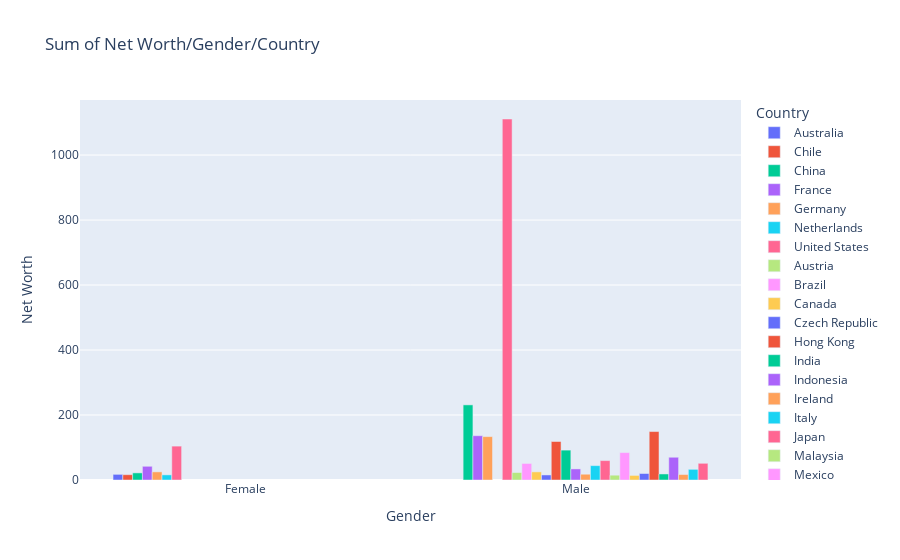

The notebook cell this image was saved under:
### Code cell
df2 = f_b100.groupby(['Gender','Country'],as_index=False)['Net Worth'].sum()
fig = px.bar(data_frame= df2, x='Gender',y='Net Worth', color='Country', barmode='group',title='Sum of Net Worth/Gender/Country')
fig.show()

### Figure 1 — Plotly figure (JSON) as saved in the notebook; plotly's stock layout.template omitted (floating-point values rounded to 4 significant figures)
{"data": [{"alignmentgroup": "True", "hovertemplate": "Country=Australia<br>Gender=%{x}<br>Net Worth=%{y}<extra></extra>", "legendgroup": "Australia", "marker": {"color": "#636efa", "pattern": {"shape": ""}}, "name": "Australia", "offsetgroup": "Australia", "orientation": "v", "showlegend": true, "textposition": "auto", "type": "bar", "x": ["Female"], "xaxis": "x", "y": [17.4], "yaxis": "y"}, {"alignmentgroup": "True", "hovertemplate": "Country=Chile<br>Gender=%{x}<br>Net Worth=%{y}<extra></extra>", "legendgroup": "Chile", "marker": {"color": "#EF553B", "pattern": {"shape": ""}}, "name": "Chile", "offsetgroup": "Chile", "orientation": "v", "showlegend": true, "textposition": "auto", "type": "bar", "x": ["Female"], "xaxis": "x", "y": [16.3], "yaxis": "y"}, {"alignmentgroup": "True", "hovertemplate": "Country=China<br>Gender=%{x}<br>Net Worth=%{y}<extra></extra>", "legendgroup": "China", "marker": {"color": "#00cc96", "pattern": {"shape": ""}}, "name": "China", "offsetgroup": "China", "orientation": "v", "showlegend": true, "textposition": "auto", "type": "bar", "x": ["Female", "Male"], "xaxis": "x", "y": [21.9, 231.2], "yaxis": "y"}, {"alignmentgroup": "True", "hovertemplate": "Country=France<br>Gender=%{x}<br>Net Worth=%{y}<extra></extra>", "legendgroup": "France", "marker": {"color": "#ab63fa", "pattern": {"shape": ""}}, "name": "France", "offsetgroup": "France", "orientation": "v", "showlegend": true, "textposition": "auto", "type": "bar", "x": ["Female", "Male"], "xaxis": "x", "y": [42.2, 136.3], "yaxis": "y"}, {"alignmentgroup": "True", "hovertemplate": "Country=Germany<br>Gender=%{x}<br>Net Worth=%{y}<extra></extra>", "legendgroup": "Germany", "marker": {"color": "#FFA15A", "pattern": {"shape": ""}}, "name": "Germany", "offsetgroup": "Germany", "orientation": "v", "showlegend": true, "textposition": "auto", "type": "bar", "x": ["Female", "Male"], "xaxis": "x", "y": [25, 133.5], "yaxis": "y"}, {"alignmentgroup": "True", "hovertemplate": "Country=Netherlands<br>Gender=%{x}<br>Net Worth=%{y}<extra></extra>", "legendgroup": "Netherlands", "marker": {"color": "#19d3f3", "pattern": {"shape": ""}}, "name": "Netherlands", "offsetgroup": "Netherlands", "orientation": "v", "showlegend": true, "textposition": "auto", "type": "bar", "x": ["Female"], "xaxis": "x", "y": [15.8], "yaxis": "y"}, {"alignmentgroup": "True", "hovertemplate": "Country=United States<br>Gender=%{x}<br>Net Worth=%{y}<extra></extra>", "legendgroup": "United States", "marker": {"color": "#FF6692", "pattern": {"shape": ""}}, "name": "United States", "offsetgroup": "United States", "orientation": "v", "showlegend": true, "textposition": "auto", "type": "bar", "x": ["Female", "Male"], "xaxis": "x", "y": [104.3, 1111], "yaxis": "y"}, {"alignmentgroup": "True", "hovertemplate": "Country=Austria<br>Gender=%{x}<br>Net Worth=%{y}<extra></extra>", "legendgroup": "Austria", "marker": {"color": "#B6E880", "pattern": {"shape": ""}}, "name": "Austria", "offsetgroup": "Austria", "orientation": "v", "showlegend": true, "textposition": "auto", "type": "bar", "x": ["Male"], "xaxis": "x", "y": [23], "yaxis": "y"}, {"alignmentgroup": "True", "hovertemplate": "Country=Brazil<br>Gender=%{x}<br>Net Worth=%{y}<extra></extra>", "legendgroup": "Brazil", "marker": {"color": "#FF97FF", "pattern": {"shape": ""}}, "name": "Brazil", "offsetgroup": "Brazil", "orientation": "v", "showlegend": true, "textposition": "auto", "type": "bar", "x": ["Male"], "xaxis": "x", "y": [50.9], "yaxis": "y"}, {"alignmentgroup": "True", "hovertemplate": "Country=Canada<br>Gender=%{x}<br>Net Worth=%{y}<extra></extra>", "legendgroup": "Canada", "marker": {"color": "#FECB52", "pattern": {"shape": ""}}, "name": "Canada", "offsetgroup": "Canada", "orientation": "v", "showlegend": true, "textposition": "auto", "type": "bar", "x": ["Male"], "xaxis": "x", "y": [25], "yaxis": "y"}, {"alignmentgroup": "True", "hovertemplate": "Country=Czech Republic<br>Gender=%{x}<br>Net Worth=%{y}<extra></extra>", "legendgroup": "Czech Republic", "marker": {"color": "#636efa", "pattern": {"shape": ""}}, "name": "Czech Republic", "offsetgroup": "Czech Republic", "orientation": "v", "showlegend": true, "textposition": "auto", "type": "bar", "x": ["Male"], "xaxis": "x", "y": [15.5], "yaxis": "y"}, {"alignmentgroup": "True", "hovertemplate": "Country=Hong Kong<br>Gender=%{x}<br>Net Worth=%{y}<extra></extra>", "legendgroup": "Hong Kong", "marker": {"color": "#EF553B", "pattern": {"shape": ""}}, "name": "Hong Kong", "offsetgroup": "Hong Kong", "orientation": "v", "showlegend": true, "textposition": "auto", "type": "bar", "x": ["Male"], "xaxis": "x", "y": [118.5], "yaxis": "y"}, {"alignmentgroup": "True", "hovertemplate": "Country=India<br>Gender=%{x}<br>Net Worth=%{y}<extra></extra>", "legendgroup": "India", "marker": {"color": "#00cc96", "pattern": {"shape": ""}}, "name": "India", "offsetgroup": "India", "orientation": "v", "showlegend": true, "textposition": "auto", "type": "bar", "x": ["Male"], "xaxis": "x", "y": [92], "yaxis": "y"}, {"alignmentgroup": "True", "hovertemplate": "Country=Indonesia<br>Gender=%{x}<br>Net Worth=%{y}<extra></extra>", "legendgroup": "Indonesia", "marker": {"color": "#ab63fa", "pattern": {"shape": ""}}, "name": "Indonesia", "offsetgroup": "Indonesia", "orientation": "v", "showlegend": true, "textposition": "auto", "type": "bar", "x": ["Male"], "xaxis": "x", "y": [34.1], "yaxis": "y"}, {"alignmentgroup": "True", "hovertemplate": "Country=Ireland<br>Gender=%{x}<br>Net Worth=%{y}<extra></extra>", "legendgroup": "Ireland", "marker": {"color": "#FFA15A", "pattern": {"shape": ""}}, "name": "Ireland", "offsetgroup": "Ireland", "orientation": "v", "showlegend": true, "textposition": "auto", "type": "bar", "x": ["Male"], "xaxis": "x", "y": [17.8], "yaxis": "y"}, {"alignmentgroup": "True", "hovertemplate": "Country=Italy<br>Gender=%{x}<br>Net Worth=%{y}<extra></extra>", "legendgroup": "Italy", "marker": {"color": "#19d3f3", "pattern": {"shape": ""}}, "name": "Italy", "offsetgroup": "Italy", "orientation": "v", "showlegend": true, "textposition": "auto", "type": "bar", "x": ["Male"], "xaxis": "x", "y": [44.2], "yaxis": "y"}, {"alignmentgroup": "True", "hovertemplate": "Country=Japan<br>Gender=%{x}<br>Net Worth=%{y}<extra></extra>", "legendgroup": "Japan", "marker": {"color": "#FF6692", "pattern": {"shape": ""}}, "name": "Japan", "offsetgroup": "Japan", "orientation": "v", "showlegend": true, "textposition": "auto", "type": "bar", "x": ["Male"], "xaxis": "x", "y": [59.7], "yaxis": "y"}, {"alignmentgroup": "True", "hovertemplate": "Country=Malaysia<br>Gender=%{x}<br>Net Worth=%{y}<extra></extra>", "legendgroup": "Malaysia", "marker": {"color": "#B6E880", "pattern": {"shape": ""}}, "name": "Malaysia", "offsetgroup": "Malaysia", "orientation": "v", "showlegend": true, "textposition": "auto", "type": "bar", "x": ["Male"], "xaxis": "x", "y": [14.8], "yaxis": "y"}, {"alignmentgroup": "True", "hovertemplate": "Country=Mexico<br>Gender=%{x}<br>Net Worth=%{y}<extra></extra>", "legendgroup": "Mexico", "marker": {"color": "#FF97FF", "pattern": {"shape": ""}}, "name": "Mexico", "offsetgroup": "Mexico", "orientation": "v", "showlegend": true, "textposition": "auto", "type": "bar", "x": ["Male"], "xaxis": "x", "y": [84.4], "yaxis": "y"}, {"alignmentgroup": "True", "hovertemplate": "Country=Nigeria<br>Gender=%{x}<br>Net Worth=%{y}<extra></extra>", "legendgroup": "Nigeria", "marker": {"color": "#FECB52", "pattern": {"shape": ""}}, "name": "Nigeria", "offsetgroup": "Nigeria", "orientation": "v", "showlegend": true, "textposition": "auto", "type": "bar", "x": ["Male"], "xaxis": "x", "y": [14.1], "yaxis": "y"}, {"alignmentgroup": "True", "hovertemplate": "Country=Philippines<br>Gender=%{x}<br>Net Worth=%{y}<extra></extra>", "legendgroup": "Philippines", "marker": {"color": "#636efa", "pattern": {"shape": ""}}, "name": "Philippines", "offsetgroup": "Philippines", "orientation": "v", "showlegend": true, "textposition": "auto", "type": "bar", "x": ["Male"], "xaxis": "x", "y": [20], "yaxis": "y"}, {"alignmentgroup": "True", "hovertemplate": "Country=Russia<br>Gender=%{x}<br>Net Worth=%{y}<extra></extra>", "legendgroup": "Russia", "marker": {"color": "#EF553B", "pattern": {"shape": ""}}, "name": "Russia", "offsetgroup": "Russia", "orientation": "v", "showlegend": true, "textposition": "auto", "type": "bar", "x": ["Male"], "xaxis": "x", "y": [149.1], "yaxis": "y"}, {"alignmentgroup": "True", "hovertemplate": "Country=South Korea<br>Gender=%{x}<br>Net Worth=%{y}<extra></extra>", "legendgroup": "South Korea", "marker": {"color": "#00cc96", "pattern": {"shape": ""}}, "name": "South Korea", "offsetgroup": "South Korea", "orientation": "v", "showlegend": true, "textposition": "auto", "type": "bar", "x": ["Male"], "xaxis": "x", "y": [18.6], "yaxis": "y"}, {"alignmentgroup": "True", "hovertemplate": "Country=Spain<br>Gender=%{x}<br>Net Worth=%{y}<extra></extra>", "legendgroup": "Spain", "marker": {"color": "#ab63fa", "pattern": {"shape": ""}}, "name": "Spain", "offsetgroup": "Spain", "orientation": "v", "showlegend": true, "textposition": "auto", "type": "bar", "x": ["Male"], "xaxis": "x", "y": [70], "yaxis": "y"}, {"alignmentgroup": "True", "hovertemplate": "Country=Sweden<br>Gender=%{x}<br>Net Worth=%{y}<extra></extra>", "legendgroup": "Sweden", "marker": {"color": "#FFA15A", "pattern": {"shape": ""}}, "name": "Sweden", "offsetgroup": "Sweden", "orientation": "v", "showlegend": true, "textposition": "auto", "type": "bar", "x": ["Male"], "xaxis": "x", "y": [16.8], "yaxis": "y"}, {"alignmentgroup": "True", "hovertemplate": "Country=Thailand<br>Gender=%{x}<br>Net Worth=%{y}<extra></extra>", "legendgroup": "Thailand", "marker": {"color": "#19d3f3", "pattern": {"shape": ""}}, "name": "Thailand", "offsetgroup": "Thailand", "orientation": "v", "showlegend": true, "textposition": "auto", "type": "bar", "x": ["Male"], "xaxis": "x", "y": [32.8], "yaxis": "y"}, {"alignmentgroup": "True", "hovertemplate": "Country=United Kingdom<br>Gender=%{x}<br>Net Worth=%{y}<extra></extra>", "legendgroup": "United Kingdom", "marker": {"color": "#FF6692", "pattern": {"shape": ""}}, "name": "United Kingdom", "offsetgroup": "United Kingdom", "orientation": "v", "showlegend": true, "textposition": "auto", "type": "bar", "x": ["Male"], "xaxis": "x", "y": [51.4], "yaxis": "y"}], "layout": {"barmode": "group", "legend": {"title": {"text": "Country"}, "tracegroupgap": 0}, "title": {"text": "Sum of Net Worth/Gender/Country"}, "xaxis": {"anchor": "y", "domain": [0, 1], "title": {"text": "Gender"}}, "yaxis": {"anchor": "x", "domain": [0, 1], "title": {"text": "Net Worth"}}}}
